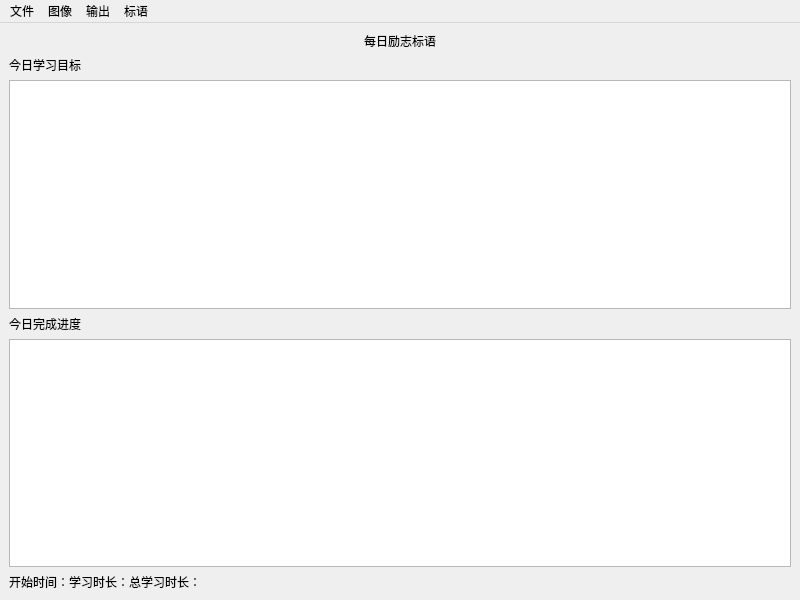
<?xml version="1.0" encoding="UTF-8"?>
<ui version="4.0">
 <class>MainWindow</class>
 <widget class="QMainWindow" name="MainWindow">
  <property name="geometry">
   <rect>
    <x>0</x>
    <y>0</y>
    <width>800</width>
    <height>600</height>
   </rect>
  </property>
  <property name="windowTitle">
   <string>学习使我快乐！</string>
  </property>
  <widget class="QWidget" name="mainwidget">
   <layout class="QVBoxLayout" name="verticalLayout_2">
    <item>
     <widget class="QLabel" name="lb_top">
      <property name="text">
       <string>每日励志标语</string>
      </property>
      <property name="alignment">
       <set>Qt::AlignCenter</set>
      </property>
     </widget>
    </item>
    <item>
     <layout class="QHBoxLayout" name="hMidLayout">
      <item>
       <layout class="QVBoxLayout" name="verticalLayout">
        <item>
         <widget class="QLabel" name="lb_target">
          <property name="text">
           <string>今日学习目标</string>
          </property>
         </widget>
        </item>
        <item>
         <widget class="QTextEdit" name="tx_target">
          <property name="sizePolicy">
           <sizepolicy hsizetype="Expanding" vsizetype="Expanding">
            <horstretch>0</horstretch>
            <verstretch>0</verstretch>
           </sizepolicy>
          </property>
         </widget>
        </item>
        <item>
         <widget class="QLabel" name="lb_progress">
          <property name="text">
           <string>今日完成进度</string>
          </property>
         </widget>
        </item>
        <item>
         <widget class="QTextEdit" name="tx_progress">
          <property name="sizePolicy">
           <sizepolicy hsizetype="Expanding" vsizetype="Expanding">
            <horstretch>0</horstretch>
            <verstretch>0</verstretch>
           </sizepolicy>
          </property>
         </widget>
        </item>
       </layout>
      </item>
     </layout>
    </item>
    <item>
     <widget class="QLabel" name="lb_down">
      <property name="text">
       <string>开始时间：学习时长：总学习时长：</string>
      </property>
     </widget>
    </item>
   </layout>
  </widget>
  <widget class="QMenuBar" name="menubar">
   <property name="geometry">
    <rect>
     <x>0</x>
     <y>0</y>
     <width>800</width>
     <height>24</height>
    </rect>
   </property>
   <widget class="QMenu" name="menuFile">
    <property name="title">
     <string>文件</string>
    </property>
    <addaction name="actionLoad"/>
    <addaction name="actionSave"/>
   </widget>
   <widget class="QMenu" name="menuChart">
    <property name="title">
     <string>图像</string>
    </property>
    <addaction name="actionPie_Chart"/>
    <addaction name="actionLine_Chart"/>
    <addaction name="actionBar_Chart"/>
   </widget>
   <widget class="QMenu" name="menuOutput">
    <property name="title">
     <string>输出</string>
    </property>
    <addaction name="actiongenerator"/>
    <addaction name="actionOpenIn_Explorer"/>
   </widget>
   <widget class="QMenu" name="menulabels">
    <property name="title">
     <string>标语</string>
    </property>
    <addaction name="actionOpenLabelsFile"/>
   </widget>
   <addaction name="menuFile"/>
   <addaction name="menuChart"/>
   <addaction name="menuOutput"/>
   <addaction name="menulabels"/>
  </widget>
  <action name="actionLoad">
   <property name="text">
    <string>加载数据</string>
   </property>
   <property name="shortcut">
    <string>Ctrl+O</string>
   </property>
  </action>
  <action name="actionSave">
   <property name="text">
    <string>保存数据</string>
   </property>
   <property name="shortcut">
    <string>Ctrl+S</string>
   </property>
  </action>
  <action name="actionPie_Chart">
   <property name="text">
    <string>饼图</string>
   </property>
  </action>
  <action name="actionLine_Chart">
   <property name="text">
    <string>折线图</string>
   </property>
  </action>
  <action name="actionBar_Chart">
   <property name="text">
    <string>条形图</string>
   </property>
  </action>
  <action name="actiongenerator">
   <property name="text">
    <string>生成</string>
   </property>
   <property name="shortcut">
    <string>F5</string>
   </property>
  </action>
  <action name="actionOpenIn_Explorer">
   <property name="text">
    <string>打开文件夹</string>
   </property>
  </action>
  <action name="actionOpenLabelsFile">
   <property name="text">
    <string>打开文件</string>
   </property>
  </action>
 </widget>
 <resources/>
 <connections/>
</ui>
